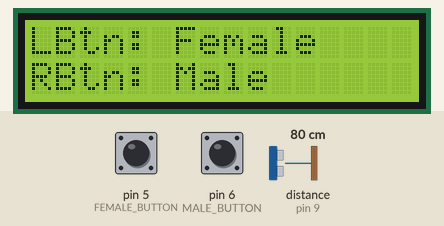
This sketch was run on a simulated Arduino Uno, built with avr-gcc and run on an emulated ATmega328P. On the bench: 16×2 character LCD. Inputs (shaded band) come from the test bench; at power-on: pin 5 (FEMALE_BUTTON) LOW, pin 6 (MALE_BUTTON) LOW, distance to the obstacle (sensor on pin 9) 80 cm. The echo pulse lasts 58.3 µs per cm; no radio packets arrive unless stated.

Above: at 1.2 s.
1.3 s: pin 5 (FEMALE_BUTTON) pulled HIGH for 0.15 s
At 2.5 s:
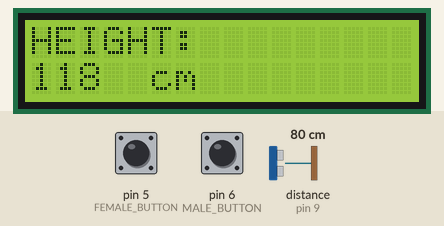
2.9 s: pin 5 (FEMALE_BUTTON) pulled HIGH for 1 s
At 3.9 s:
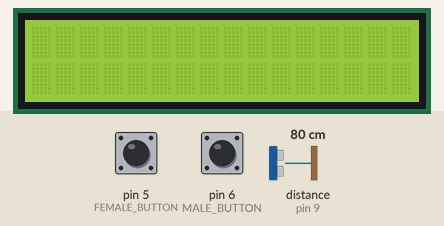
6.4 s: pin 5 (FEMALE_BUTTON) pulled HIGH for 0.15 s
At 8.9 s:
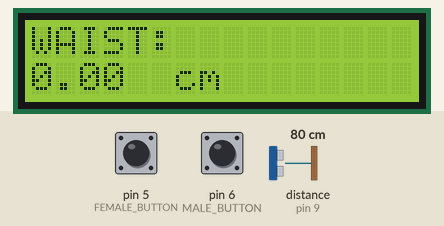
9.5 s: pin 5 (FEMALE_BUTTON) pulled HIGH for 3.2 s
At 12.5 s:
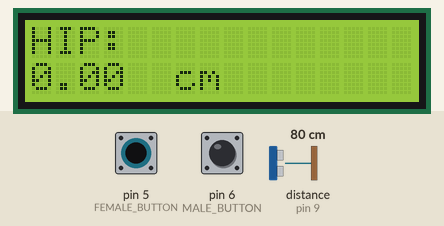
14.2 s: pin 5 (FEMALE_BUTTON) pulled HIGH for 0.15 s
At 14.9 s:
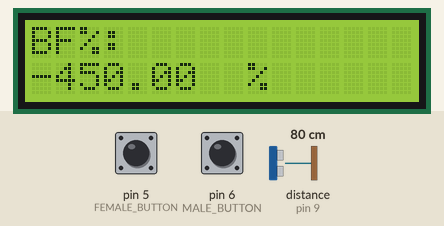
Timing chart, 0 to 16.8 s (numbered marks = the images above; inputs shaded):
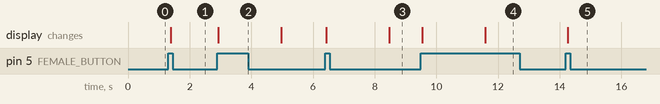

Measured:
- after the input at 1.3 s, the display: changes after 0.09 s (image 1)
- after the input at 2.9 s, the display: changes at once (image 2)
- after the input at 6.4 s, the display: first changes at once (image 3 shows a later state)
- after the input at 9.5 s, the display: first changes at once (image 4 shows a later state)
- after the input at 14.2 s, the display: changes after 0.06 s (image 5)

The sketch:

MainMicrocontroller_SourceCode.ino
```cpp
/*
BODY FAT PERCENTAGE ESTIMATION USING MICROCONTROLLERS
BY: GOPOLE, KHYLE MATTHEW P.
*/

// This is the main system which handles the height extraction, controls for sex selection and measurement traversing, and body fat percentage calculation.
// The body circumference measurements for neck, waist, and hips are received by the system from the secondary microcontroller.

//Main Microcontroller Program

// Include essential libraries (LCD, Math operations)
#include <Wire.h>
#include <math.h>
#include <LiquidCrystal_I2C.h>
//Setup nRF24L01 Libraries
#include <SPI.h>
#include <nRF24L01.h>
#include <RF24.h>

// Set the LCD address to 0x27 for a 16 chars and 2 line display
LiquidCrystal_I2C lcd(0x27, 16, 2);

//Set nRF24L01
RF24 radio(7, 8); //CE and CSN
const byte addresses[][6] = {"EDCBA", "ABCDE"};

const int MALE_BUTTON=6; //BUTTON PIN FOR MALES
const int FEMALE_BUTTON=5; //BUTTON PIN FOR FEMALES
//ULTRASONIC SENSOR PINS
const int trigPin = 10;
const int echoPin = 9;

//BUTTON STATE DECLARATIONS
boolean prevButtonState = LOW;    // Previous Button State
boolean currentButtonState = LOW; // Current Button State
int buttonMode = 0; // Mode Variable to Cycle Between Measurements

//HEIGHT VARIABLES
const int DISTANCE_FROM_GROUND = 197;
long duration;
int distance;
int height; //Variable used for a sample's height

//Placeholder for Body Circumference Measurement
float bodyCirc;

// Body Circumference Measurement Variables
float *neck; //Variable used for a sample's neck circumference
float *waist; //Variable used for a sample's waist circumference
float *hip;   //Variable used for hip circumference measurement exclusive only for female samples

float bfp = 0; //BF% VARIABLE
const int reset_bodyCirc = 1; //Flag To Reset Circumference in Measuring Device

bool isMale; //Boolean variable to check if sample is male or not depending on the pressed button (left = female or right = male)

void setup()
{
  //Setup Button and Ultrasonic Sensor Pins as Input/Output
  pinMode (MALE_BUTTON, INPUT);
  pinMode (FEMALE_BUTTON, INPUT);
  pinMode(trigPin, OUTPUT);
  pinMode(echoPin, INPUT);
  // Setup lcd
  lcd.init();
  lcd.backlight();
  //Setup Transmission and Receival
  radio.begin();
  radio.openWritingPipe(addresses[1]); //ABCDE
  radio.openReadingPipe(0, addresses[0]); //EDCBA
  radio.setPALevel(RF24_PA_MIN);
}

//FUNCTION FOR ACCEPTING DATA FROM SECONDARY MICROCONTROLLER
void GetBodyCircumference(float *bodyCirc)
{
  delay(5);
  radio.startListening();
  if (radio.available())
  {
    float bodyCircumference = 0.00;
    radio.read(&bodyCircumference, sizeof(bodyCircumference));
    *bodyCirc = bodyCircumference;
  }
  delay(5);
  radio.stopListening();
}

//DEBOUNCE FUNCTION FOR MALES
boolean DebounceMale(boolean last)
{
  boolean current = digitalRead(MALE_BUTTON); //Read button state
  if (last != current) //If states are different = pressed
  {
    delay(5);
    current = digitalRead(MALE_BUTTON); //Read again
  }
  return current;
}

//DEBOUNCE FUNCTION FOR FEMALES
boolean DebounceFemale(boolean last)
{
  boolean current = digitalRead(FEMALE_BUTTON); // Read button state
  if (last != current) //If states are different = pressed
  {
    delay(5);
    current = digitalRead(FEMALE_BUTTON); // Read again
  }
  return current;
}

//FUNCTION TO EXTRACT HEIGHT USING ULTRASONIC SENSOR
void GetHeight()
{
  //Start Ultrasonic Sensor Operation
  digitalWrite(trigPin, LOW);
  delayMicroseconds(2);
  digitalWrite(trigPin, HIGH);
  delayMicroseconds(10);
  digitalWrite(trigPin, LOW);

  // Measure the response from the HC-SR04 Echo Pin in us (microseconds)
  duration = pulseIn(echoPin, HIGH);

  // Determine distance from duration
  // Use 0.034 cm/us as speed of sound
  distance = duration*0.034/2;
  height = DISTANCE_FROM_GROUND - distance;
  //PRINT THE HEIGHT TO THE LCD
  lcd.setCursor(0,0);
  lcd.print("HEIGHT:             ");
  lcd.setCursor(0, 1);
  lcd.print(height);
  lcd.print("  cm         ");
}

// FUNCTION TO EXTRACT NECK CIRCUMFERENCE
void GetNeck(float &bodyCirc)
{
  GetBodyCircumference(&bodyCirc);
  neck = &bodyCirc;
  lcd.setCursor(0,0);
  lcd.print("NECK:             ");
  lcd.setCursor(0, 1);
  lcd.print(*neck);
  lcd.print("  cm         ");
  delay(1);
}

// FUNCTION TO EXTRACT WAISR CIRCUMFERENCE
void GetWaist(float &bodyCirc)
{
  GetBodyCircumference(&bodyCirc);
  waist = &bodyCirc;
  lcd.setCursor(0,0);
  lcd.print("WAIST:            ");
  lcd.setCursor(0, 1);
  lcd.print(*waist);
  lcd.print("  cm         ");
  delay(1);
}
// FUNCTION TO EXTRACT HIP CIRCUMFERENCE
void GetHip(float &bodyCirc)
{
  GetBodyCircumference(&bodyCirc);
  hip = &bodyCirc;
  lcd.setCursor(0,0);
  lcd.print("HIP:              ");
  lcd.setCursor(0, 1);
  lcd.print(*hip);
  lcd.print("  cm         ");
  delay(1);
}

// FUNCTION TO CALCULATE BF% OF A SAMPLE
void CalculateBFP()
{
  if (isMale)
    bfp = (495.00/(1.0324-0.19077*log10(*waist-*neck)+0.15456*log10(height)))-450.00;
  else
    bfp = (495/(1.29579-0.35004*log10(*waist+*hip-*neck)+0.22100*log10(height)))-450.00;
  lcd.setCursor(0, 0);
  lcd.print("BF%:             ");
  lcd.setCursor(0, 1);
  lcd.print(bfp);
  lcd.print("  %        ");
}

// FUNCTION TO SELECT SEX (DEFAULT)
void SelectSex()
{
  lcd.setCursor(0, 0);
  lcd.print("LBtn: Female            "); //left button for female samples
  lcd.setCursor(0, 1);
  lcd.print("RBtn: Male              "); //right button for male samples
  if (digitalRead(MALE_BUTTON) == HIGH) //If right button is pressed, set isMale to true
    isMale = true;
  else if (digitalRead(FEMALE_BUTTON) == HIGH) //If left button is pressed, set isMale to false
    isMale = false;
  // RESET VARIABLES BEFORE PROCEEDING TO THE NEXT SAMPLE
  *neck = 0;
  *waist = 0;
  *hip = 0;
}

//FUNCTION FOR MALE SAMPLE BF% CALCULATION
void OperateMale(int maleMode, float *bodyCirc)
{
  switch (maleMode)
  {
    case 1: // MALE HEIGHT EXTRACTION
      GetHeight();
      break;
    case 2: // MALE NECK EXTRACTION
      GetNeck(*bodyCirc);
      break;
    case 3: // MALE WAIST EXTRACTION
      GetWaist(*bodyCirc);
      break;
    case 4: // BF% CALCULATION OF A MALE SAMPLE
      CalculateBFP();
      break;
    default: // DEFAULT STATE: SEX SELECTION (FEMALE = LEFT BUTTON, MALE = RIGHT BUTTON)
      SelectSex();
      break;
  }
}

//FUNCTION FOR FEMALE SAMPLE BF% CALCULATION
void OperateFemale(int femaleMode, float* bodyCirc)
{
  switch (femaleMode)
  {
    case 1: // FEMALE HEIGHT EXTRACTION
      GetHeight();
      break;
    case 2: // FEMALE NECK EXTRACTION
     GetNeck(*bodyCirc);
      break;
    case 3: // FEMALE WAIST EXTRACTION
      GetWaist(*bodyCirc);
      break;
    case 4: // FEMALE HIP EXTRACTION
      GetHip(*bodyCirc);
      break;
    case 5: // BF% CALCULATION OF A FEMALE SAMPLE
      CalculateBFP();
      break;
    default: // DEFAULT STATE: SEX SELECTION (FEMALE = LEFT BUTTON, MALE = RIGHT BUTTON)
      SelectSex();
      break;
  }
}

void loop(){
  //MALE
  if (isMale)
  {
    currentButtonState = DebounceMale(prevButtonState); // Read State
    if (prevButtonState == LOW && currentButtonState == HIGH) // Check if pressed
    {
      buttonMode++; // Increment the button count to traverse the next measurement
      lcd.clear();
      bodyCirc = 0.00;
      if (buttonMode == 2 || buttonMode == 3) //Reset Measurement in Measuring Device
      {
        radio.write(&reset_bodyCirc, sizeof(reset_bodyCirc));
        delay(2000);
      }
    }
    prevButtonState = currentButtonState; // Initialize current state into previous state
    // If all measurements were completely traversed
    // reset the button count to zero (0)
    if (buttonMode == 5)
      buttonMode = 0;
    OperateMale(buttonMode, &bodyCirc); // Execute Male Mode
  }
  //FEMALE
  else
  {
    currentButtonState = DebounceFemale(prevButtonState); // Read State
    if (prevButtonState == LOW && currentButtonState == HIGH) // Check if pressed
    {
      buttonMode++; // Increment the button count to traverse the next measurement
      lcd.clear();
      bodyCirc = 0.00;
      if (buttonMode == 2 || buttonMode == 3 || buttonMode == 4) //Reset Measurement in Measuring Device
      {
        //Serial.println(buttonMode);
        radio.write(&reset_bodyCirc, sizeof(reset_bodyCirc));
        delay(2000);
      }
    }
    prevButtonState = currentButtonState; // Initialize current state into previous state
    // If all measurements were completely traversed
    // reset the button count to zero (0)
    if (buttonMode == 6)
      buttonMode = 0;
    OperateFemale(buttonMode, &bodyCirc);
  }
}
```
